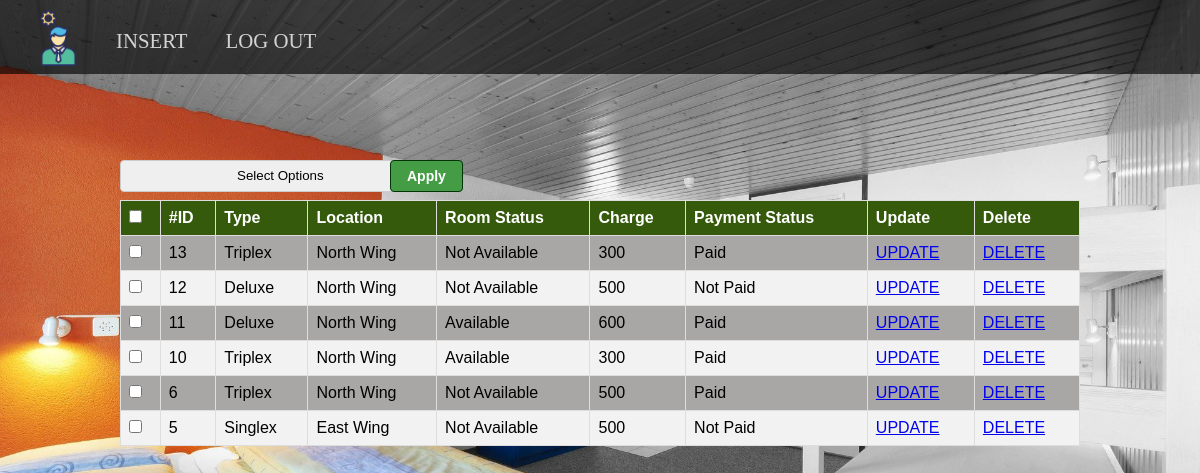
The app's page /admin.php with its own data.
### tables this page shows
CREATE TABLE `room` (
  `room_id` int(11) NOT NULL,
  `room_type` varchar(255) NOT NULL,
  `room_location` varchar(255) NOT NULL,
  `room_status` varchar(255) NOT NULL,
  `room_charge` varchar(255) NOT NULL,
  `room_payment_status` varchar(255) NOT NULL
);

### includes/view_all_rooms.php (the view, shortened to what this page needs)
<form action="" method="post">
    <div class="table">
        <table id="admin">
        <div id="bulkOptionsContainer">
            <select class="form-control" name="bulk_options" id="">
            <option value="">Select Options</option>
            </select>
        </div>
        <div id="btnApply">
            <input type="submit" name="submit" class="btn" value="Apply">
        </div>
            <thead>
                <tr>
                    <th><input type="checkbox" id="selectAllBoxes"></th>
                    <th>#ID</th>
                    <th>Type</th>
                    <th>Location</th>
                    <th>Room Status</th>
                    <th>Charge</th>
                    <th>Payment Status</th>
                    <th>Update</th>
                    <th>Delete</th>
                </tr>
            </thead>
            <tbody>
            <?php
                $query = "SELECT * FROM room ORDER BY room_id DESC ";
                $select_room = mysqli_query($connection, $query);
                while($row = mysqli_fetch_assoc($select_room)) {
                    $room_id = $row['room_id'];
                    $room_type = $row['room_type'];
                    $room_location = $row['room_location'];
                    $room_charge = $row['room_charge'];
                    $room_status = $row['room_status'];
                    $room_payment_status = $row['room_payment_status'];
                    echo "<tr>";
            ?>
                    <td> <input type='checkbox' class='checkBoxes' name='checkboxArray[]' value='<?php echo $room_id; ?>'> </td>
                <?php
                    echo"<td>$room_id</td>";
                    echo"<td>$room_type</td>";
                    echo"<td>$room_location</td>";
                    echo"<td>$room_status</td>";
                    echo"<td>$room_charge</td>";
                    echo"<td>$room_payment_status</td>";
                    echo "<td><a href='admin.php?source=update_room&r_id={$room_id}'>UPDATE</a></td>";
                    echo "<td><a onClick=\"javascript: return confirm('Are you sure you want to delete'); \" href='admin.php?delete={$room_id}'>DELETE</a></td>";
                    echo "</tr>";
                }
                ?>
            </tbody>
        </table>
    </div>
</form>

### admin.php (shortened to what this page needs)
<?php include "includes/db.php"; ?>
<!DOCTYPE html>
<html lang="en">
<head>
    <link rel="stylesheet" href="css/admin.css">
    <link rel="stylesheet" href="css/loader.css">
</head>
<body>
    <div id="container">
        <div class="navbar">
            <div class="navbar-class">
                <div class="navbar-image">
                    <a href="admin.php"><img src="images/admin.png" alt=""> </a>
            </div>
                <div class="navbar-content">
                    <a href="admin.php?source=create_room">Insert</a>
                    <a href="includes/admin_logout.php">Log Out</a>
                </div>
            </div>
        </div>
            <?php
                if(isset($_GET['source'])) {
                    $source = $_GET['source'];
                    } else {
                    $source ='';
                }
                switch($source) {
                default:
                    include "includes/view_all_rooms.php";
                break;
                }
            ?>
    </div>
</body>
</html>

### css/admin.css (style rules this page uses)
* { margin: 0; padding: 0; box-sizing: border-box; }
body { background-image: url(../images/room.jpg); background-size: 100%; background-repeat: no-repeat; background-attachment: fixed; }
.navbar { background-color: rgba(0, 0, 0, 0.64); text-decoration: none; font-size: 2rem; overflow: auto; }
img { width: 3.5rem; margin-top: 10px; }
.navbar-content a { text-decoration: none; font-size: 1.3rem; color: rgb(211, 211, 211); margin-left: 30px; text-transform: uppercase; }
.navbar-class { display: flex; align-items: center; margin-left: 30px; }
#admin { position: absolute; top: 25%; left: 10%; font-family: Arial, Helvetica, sans-serif; border-collapse: collapse; width: 80%; }
#bulkOptionsContainer { position: absolute; top: 20%; left: 10%; }
#bulkOptionsContainer select { padding: 0.4rem; padding-inline: 7rem; border: 1px solid #ccc; border-radius: 4px; box-sizing: border-box; outline: none; }
#btnApply { position: absolute; top: 20%; left: 32.5%; }
.btn { border-radius: 4px; font-size: 14px; padding: 0.45rem 1rem; color: white; font-weight: bold; border: 1px solid #023208; background-color: #449d44; }
#admin tbody td, #admin thead th { border: 1px solid #ddd; padding: 8px; }
#admin tr:nth-child(even) { background-color: #f2f2f2; }
#admin tr:nth-child(odd) { background-color: #a9a6a6; }
#admin th { padding-top: 12px; padding-bottom: 12px; text-align: left; background-color: rgb(53, 90, 12); color: white; }

### records on screen
room: room_id "13", room_type "Triplex", room_location "North Wing", room_status "Not Available", room_charge "300", room_payment_status "Paid"
room: room_id "12", room_type "Deluxe", room_location "North Wing", room_status "Not Available", room_charge "500", room_payment_status "Not Paid"
room: room_id "11", room_type "Deluxe", room_location "North Wing", room_status "Available", room_charge "600", room_payment_status "Paid"
room: room_id "10", room_type "Triplex", room_location "North Wing", room_status "Available", room_charge "300", room_payment_status "Paid"
room: room_id "6", room_type "Triplex", room_location "North Wing", room_status "Not Available", room_charge "500", room_payment_status "Paid"
room: room_id "5", room_type "Singlex", room_location "East Wing", room_status "Not Available", room_charge "500", room_payment_status "Not Paid"
